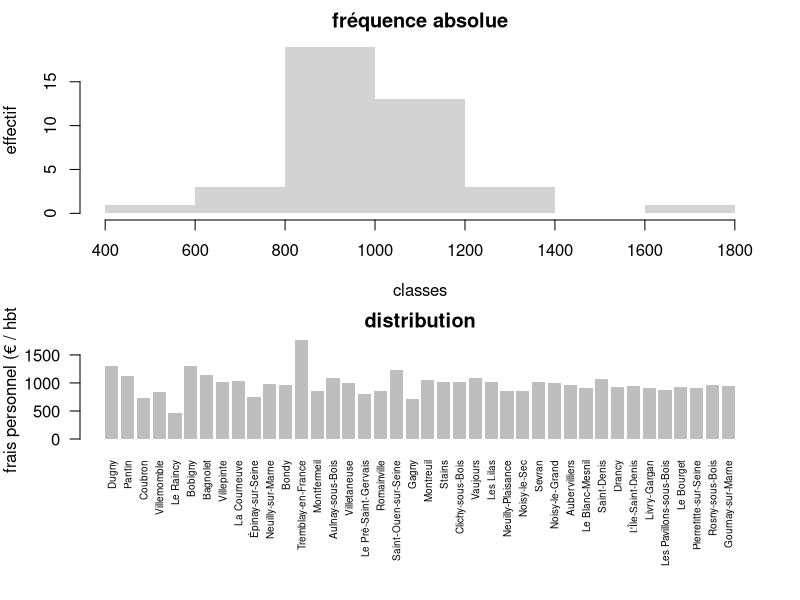

This chart was generated by the following R code:
## ---- chunk 1
knitr::opts_chunk$set(echo = TRUE)
## ---- chunk 2
data <- read.csv2("data/fraisPersonnel.csv", fileEncoding = "UTF-8", dec = ".")
par(mfrow = c(2,1))
par(mar = c(4,4,2,2))
hist(data$montant.par.hbt, main = "fréquence absolue", xlab = "classes", ylab="effectif" , border = NA)
par(mar = c(8,4,2,2))
barplot(data$montant.par.hbt, names.arg= data$Nom,main = "distribution", xlab = "", ylab = "frais personnel (€ / hbt", las=2, cex.names =  0.6, border = NA)
## ---- chunk 3
data <- read.table("data/exKHI2.csv", sep = ",", row.names = 1 , col.names = c("oui","non") ,fileEncoding = "UTF-8")
knitr::kable(data)
chisq.test(data)
